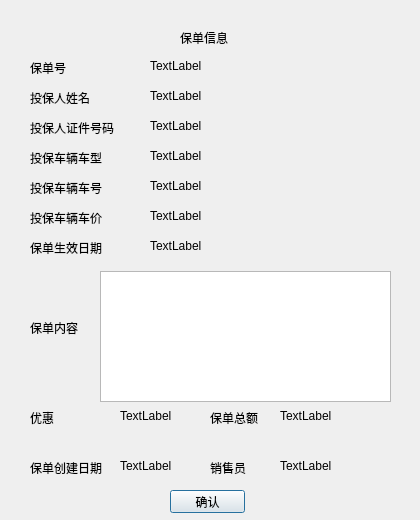
<?xml version="1.0" encoding="UTF-8"?>
<ui version="4.0">
 <class>Detail</class>
 <widget class="QDialog" name="Detail">
  <property name="geometry">
   <rect>
    <x>0</x>
    <y>0</y>
    <width>420</width>
    <height>520</height>
   </rect>
  </property>
  <property name="windowTitle">
   <string>Dialog</string>
  </property>
  <widget class="QTableView" name="TVPolicycontent">
   <property name="geometry">
    <rect>
     <x>100</x>
     <y>271</y>
     <width>291</width>
     <height>131</height>
    </rect>
   </property>
  </widget>
  <widget class="QPushButton" name="PBOk">
   <property name="geometry">
    <rect>
     <x>170</x>
     <y>490</y>
     <width>75</width>
     <height>23</height>
    </rect>
   </property>
   <property name="text">
    <string>确认</string>
   </property>
  </widget>
  <widget class="QLabel" name="label">
   <property name="geometry">
    <rect>
     <x>30</x>
     <y>60</y>
     <width>41</width>
     <height>16</height>
    </rect>
   </property>
   <property name="text">
    <string>保单号</string>
   </property>
  </widget>
  <widget class="QLabel" name="label_2">
   <property name="geometry">
    <rect>
     <x>30</x>
     <y>90</y>
     <width>61</width>
     <height>16</height>
    </rect>
   </property>
   <property name="text">
    <string>投保人姓名</string>
   </property>
  </widget>
  <widget class="QLabel" name="label_3">
   <property name="geometry">
    <rect>
     <x>30</x>
     <y>120</y>
     <width>91</width>
     <height>16</height>
    </rect>
   </property>
   <property name="text">
    <string>投保人证件号码</string>
   </property>
  </widget>
  <widget class="QLabel" name="label_4">
   <property name="geometry">
    <rect>
     <x>30</x>
     <y>150</y>
     <width>81</width>
     <height>16</height>
    </rect>
   </property>
   <property name="text">
    <string>投保车辆车型</string>
   </property>
  </widget>
  <widget class="QLabel" name="label_5">
   <property name="geometry">
    <rect>
     <x>30</x>
     <y>180</y>
     <width>81</width>
     <height>16</height>
    </rect>
   </property>
   <property name="text">
    <string>投保车辆车号</string>
   </property>
  </widget>
  <widget class="QLabel" name="label_6">
   <property name="geometry">
    <rect>
     <x>30</x>
     <y>210</y>
     <width>81</width>
     <height>16</height>
    </rect>
   </property>
   <property name="text">
    <string>投保车辆车价</string>
   </property>
  </widget>
  <widget class="QLabel" name="label_7">
   <property name="geometry">
    <rect>
     <x>30</x>
     <y>460</y>
     <width>81</width>
     <height>16</height>
    </rect>
   </property>
   <property name="text">
    <string>保单创建日期</string>
   </property>
  </widget>
  <widget class="QLabel" name="label_8">
   <property name="geometry">
    <rect>
     <x>30</x>
     <y>240</y>
     <width>81</width>
     <height>16</height>
    </rect>
   </property>
   <property name="text">
    <string>保单生效日期</string>
   </property>
  </widget>
  <widget class="QLabel" name="label_9">
   <property name="geometry">
    <rect>
     <x>30</x>
     <y>410</y>
     <width>31</width>
     <height>16</height>
    </rect>
   </property>
   <property name="text">
    <string>优惠</string>
   </property>
  </widget>
  <widget class="QLabel" name="label_10">
   <property name="geometry">
    <rect>
     <x>210</x>
     <y>410</y>
     <width>51</width>
     <height>16</height>
    </rect>
   </property>
   <property name="text">
    <string>保单总额</string>
   </property>
  </widget>
  <widget class="QLabel" name="label_11">
   <property name="geometry">
    <rect>
     <x>210</x>
     <y>460</y>
     <width>41</width>
     <height>16</height>
    </rect>
   </property>
   <property name="text">
    <string>销售员</string>
   </property>
  </widget>
  <widget class="QLabel" name="label_12">
   <property name="geometry">
    <rect>
     <x>180</x>
     <y>30</y>
     <width>51</width>
     <height>16</height>
    </rect>
   </property>
   <property name="text">
    <string>保单信息</string>
   </property>
  </widget>
  <widget class="QLabel" name="label_13">
   <property name="geometry">
    <rect>
     <x>30</x>
     <y>320</y>
     <width>51</width>
     <height>16</height>
    </rect>
   </property>
   <property name="text">
    <string>保单内容</string>
   </property>
  </widget>
  <widget class="QLabel" name="LBPolicyId">
   <property name="geometry">
    <rect>
     <x>150</x>
     <y>60</y>
     <width>54</width>
     <height>12</height>
    </rect>
   </property>
   <property name="text">
    <string>TextLabel</string>
   </property>
  </widget>
  <widget class="QLabel" name="LBInsured">
   <property name="geometry">
    <rect>
     <x>150</x>
     <y>90</y>
     <width>54</width>
     <height>12</height>
    </rect>
   </property>
   <property name="text">
    <string>TextLabel</string>
   </property>
  </widget>
  <widget class="QLabel" name="LBInsuredDocument">
   <property name="geometry">
    <rect>
     <x>150</x>
     <y>120</y>
     <width>54</width>
     <height>12</height>
    </rect>
   </property>
   <property name="text">
    <string>TextLabel</string>
   </property>
  </widget>
  <widget class="QLabel" name="LBCarstyle">
   <property name="geometry">
    <rect>
     <x>150</x>
     <y>150</y>
     <width>54</width>
     <height>12</height>
    </rect>
   </property>
   <property name="text">
    <string>TextLabel</string>
   </property>
  </widget>
  <widget class="QLabel" name="LBCarNumber">
   <property name="geometry">
    <rect>
     <x>150</x>
     <y>180</y>
     <width>54</width>
     <height>12</height>
    </rect>
   </property>
   <property name="text">
    <string>TextLabel</string>
   </property>
  </widget>
  <widget class="QLabel" name="LBCarValue">
   <property name="geometry">
    <rect>
     <x>150</x>
     <y>210</y>
     <width>54</width>
     <height>12</height>
    </rect>
   </property>
   <property name="text">
    <string>TextLabel</string>
   </property>
  </widget>
  <widget class="QLabel" name="LBStarttime">
   <property name="geometry">
    <rect>
     <x>150</x>
     <y>240</y>
     <width>54</width>
     <height>12</height>
    </rect>
   </property>
   <property name="text">
    <string>TextLabel</string>
   </property>
  </widget>
  <widget class="QLabel" name="LBDiscount">
   <property name="geometry">
    <rect>
     <x>120</x>
     <y>410</y>
     <width>54</width>
     <height>12</height>
    </rect>
   </property>
   <property name="text">
    <string>TextLabel</string>
   </property>
  </widget>
  <widget class="QLabel" name="LBPolicytime">
   <property name="geometry">
    <rect>
     <x>120</x>
     <y>460</y>
     <width>54</width>
     <height>12</height>
    </rect>
   </property>
   <property name="text">
    <string>TextLabel</string>
   </property>
  </widget>
  <widget class="QLabel" name="LBCost">
   <property name="geometry">
    <rect>
     <x>280</x>
     <y>410</y>
     <width>54</width>
     <height>12</height>
    </rect>
   </property>
   <property name="text">
    <string>TextLabel</string>
   </property>
  </widget>
  <widget class="QLabel" name="LBSeller">
   <property name="geometry">
    <rect>
     <x>280</x>
     <y>460</y>
     <width>54</width>
     <height>12</height>
    </rect>
   </property>
   <property name="text">
    <string>TextLabel</string>
   </property>
  </widget>
 </widget>
 <resources/>
 <connections/>
</ui>
